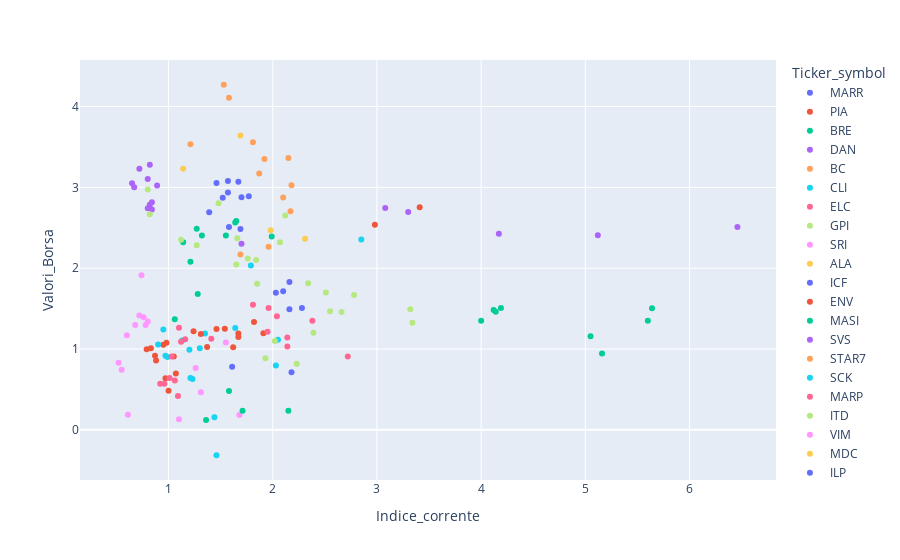

This figure's notebook cell:
### Code cell
fig = px.scatter(df, y="Valori_Borsa", x="Indice_corrente", color='Ticker_symbol')
fig

### Figure 1 — Plotly figure (JSON) as saved in the notebook; plotly's stock layout.template omitted (floating-point values rounded to 4 significant figures)
{"data": [{"hovertemplate": "Ticker_symbol=MARR<br>Indice_corrente=%{x}<br>Valori_Borsa=%{y}<extra></extra>", "legendgroup": "MARR", "marker": {"color": "#636efa", "symbol": "circle"}, "mode": "markers", "name": "MARR", "orientation": "v", "showlegend": true, "type": "scatter", "x": [1.58, 1.57, 1.7, 1.46, 1.67, 1.57, 1.52, 1.77, 1.39, 1.69], "xaxis": "x", "y": [2.51, 2.935, 2.879, 3.054, 3.069, 3.079, 2.871, 2.889, 2.691, 2.485], "yaxis": "y"}, {"hovertemplate": "Ticker_symbol=PIA<br>Indice_corrente=%{x}<br>Valori_Borsa=%{y}<extra></extra>", "legendgroup": "PIA", "marker": {"color": "#EF553B", "symbol": "circle"}, "mode": "markers", "name": "PIA", "orientation": "v", "showlegend": true, "type": "scatter", "x": [0.98, 0.95, 0.79, 0.83, 0.97, 0.87, 1, 1.07, 1.05, 0.88], "xaxis": "x", "y": [1.077, 1.052, 0.9962, 1.008, 0.6392, 0.9179, 0.4837, 0.6981, 0.9066, 0.857], "yaxis": "y"}, {"hovertemplate": "Ticker_symbol=BRE<br>Indice_corrente=%{x}<br>Valori_Borsa=%{y}<extra></extra>", "legendgroup": "BRE", "marker": {"color": "#00cc96", "symbol": "circle"}, "mode": "markers", "name": "BRE", "orientation": "v", "showlegend": true, "type": "scatter", "x": [1.55, 1.64, 1.99, 1.32, 1.14, 1.65, 1.27, 1.21, 1.28, 1.06], "xaxis": "x", "y": [2.403, 2.564, 2.393, 2.404, 2.32, 2.585, 2.489, 2.08, 1.682, 1.368], "yaxis": "y"}, {"hovertemplate": "Ticker_symbol=DAN<br>Indice_corrente=%{x}<br>Valori_Borsa=%{y}<extra></extra>", "legendgroup": "DAN", "marker": {"color": "#ab63fa", "symbol": "circle"}, "mode": "markers", "name": "DAN", "orientation": "v", "showlegend": true, "type": "scatter", "x": [0.8, 0.82, 0.84, 0.84, 0.82, 0.65, 0.89, 0.8, 0.67, 0.72], "xaxis": "x", "y": [3.105, 3.279, 2.727, 2.815, 2.785, 3.052, 3.024, 2.741, 3.0, 3.231], "yaxis": "y"}, {"hovertemplate": "Ticker_symbol=BC<br>Indice_corrente=%{x}<br>Valori_Borsa=%{y}<extra></extra>", "legendgroup": "BC", "marker": {"color": "#FFA15A", "symbol": "circle"}, "mode": "markers", "name": "BC", "orientation": "v", "showlegend": true, "type": "scatter", "x": [1.53, 1.58, 1.21, 1.81, 1.92, 2.15, 2.18, 2.17, 2.1, 1.87], "xaxis": "x", "y": [4.27, 4.108, 3.533, 3.559, 3.35, 3.364, 3.027, 2.703, 2.874, 3.171], "yaxis": "y"}, {"hovertemplate": "Ticker_symbol=CLI<br>Indice_corrente=%{x}<br>Valori_Borsa=%{y}<extra></extra>", "legendgroup": "CLI", "marker": {"color": "#19d3f3", "symbol": "circle"}, "mode": "markers", "name": "CLI", "orientation": "v", "showlegend": true, "type": "scatter", "x": [0.9, 0.95, 0.99, 0.97, 1.3, 1.64, 1.13, 1.35, 1.2, 1.21], "xaxis": "x", "y": [1.054, 1.241, 0.9002, 0.9163, 1.008, 1.258, 1.105, 1.193, 0.9895, 0.6419], "yaxis": "y"}, {"hovertemplate": "Ticker_symbol=ELC<br>Indice_corrente=%{x}<br>Valori_Borsa=%{y}<extra></extra>", "legendgroup": "ELC", "marker": {"color": "#FF6692", "symbol": "circle"}, "mode": "markers", "name": "ELC", "orientation": "v", "showlegend": true, "type": "scatter", "x": [1.16, 1.1, 1.41, 1.12, 1.09, 1.03, 1.06, 1.01, 0.92, 0.96], "xaxis": "x", "y": [1.12, 1.264, 1.127, 1.089, 0.4187, 0.9083, 0.6098, 0.6419, 0.5704, 0.571], "yaxis": "y"}, {"hovertemplate": "Ticker_symbol=GPI<br>Indice_corrente=%{x}<br>Valori_Borsa=%{y}<extra></extra>", "legendgroup": "GPI", "marker": {"color": "#B6E880", "symbol": "circle"}, "mode": "markers", "name": "GPI", "orientation": "v", "showlegend": true, "type": "scatter", "x": [2.12, 1.48, 1.84, 1.65, 1.76, 1.66, 2.07, 1.27, 1.21, 1.04], "xaxis": "x", "y": [2.653, 2.803, 2.102, 2.046, 2.121, 2.37, 2.322, 2.282, null, null], "yaxis": "y"}, {"hovertemplate": "Ticker_symbol=SRI<br>Indice_corrente=%{x}<br>Valori_Borsa=%{y}<extra></extra>", "legendgroup": "SRI", "marker": {"color": "#FF97FF", "symbol": "circle"}, "mode": "markers", "name": "SRI", "orientation": "v", "showlegend": true, "type": "scatter", "x": [0.61, 0.55, 0.52, 0.6, 0.68, 0.74, 0.78, 0.8, 0.76, 0.72], "xaxis": "x", "y": [0.1865, 0.7443, 0.8286, 1.169, 1.297, 1.911, 1.297, 1.341, 1.394, 1.415], "yaxis": "y"}, {"hovertemplate": "Ticker_symbol=ALA<br>Indice_corrente=%{x}<br>Valori_Borsa=%{y}<extra></extra>", "legendgroup": "ALA", "marker": {"color": "#FECB52", "symbol": "circle"}, "mode": "markers", "name": "ALA", "orientation": "v", "showlegend": true, "type": "scatter", "x": [1.98, 2.31, 1.61, 1.27, 1.17, 1.09, 1.24, 1.4, 1.33, 1.59], "xaxis": "x", "y": [2.468, 2.366, null, null, null, null, null, null, null, null], "yaxis": "y"}, {"hovertemplate": "Ticker_symbol=ICF<br>Indice_corrente=%{x}<br>Valori_Borsa=%{y}<extra></extra>", "legendgroup": "ICF", "marker": {"color": "#636efa", "symbol": "circle"}, "mode": "markers", "name": "ICF", "orientation": "v", "showlegend": true, "type": "scatter", "x": [2.1, 2.16, 2.03, 2.37, 2.27, 1.9, 2.07, 1.7, 1.36, 1.07], "xaxis": "x", "y": [1.716, 1.828, 1.697, null, null, null, null, null, null, null], "yaxis": "y"}, {"hovertemplate": "Ticker_symbol=ENV<br>Indice_corrente=%{x}<br>Valori_Borsa=%{y}<extra></extra>", "legendgroup": "ENV", "marker": {"color": "#EF553B", "symbol": "circle"}, "mode": "markers", "name": "ENV", "orientation": "v", "showlegend": true, "type": "scatter", "x": [1.67, 1.82, 1.91, 1.24, 1.31, 1.46, 1.62, 1.37, 1.54, 1.67], "xaxis": "x", "y": [1.191, 1.335, 1.194, 1.221, 1.185, 1.247, 1.022, 1.026, 1.25, 1.15], "yaxis": "y"}, {"hovertemplate": "Ticker_symbol=MASI<br>Indice_corrente=%{x}<br>Valori_Borsa=%{y}<extra></extra>", "legendgroup": "MASI", "marker": {"color": "#00cc96", "symbol": "circle"}, "mode": "markers", "name": "MASI", "orientation": "v", "showlegend": true, "type": "scatter", "x": [4.19, 4, 5.16, 5.05, 5.6, 5.64, 4.14, 4.12, 3.51, 3.47], "xaxis": "x", "y": [1.506, 1.348, 0.9439, 1.157, 1.348, 1.504, 1.461, 1.482, null, null], "yaxis": "y"}, {"hovertemplate": "Ticker_symbol=SVS<br>Indice_corrente=%{x}<br>Valori_Borsa=%{y}<extra></extra>", "legendgroup": "SVS", "marker": {"color": "#ab63fa", "symbol": "circle"}, "mode": "markers", "name": "SVS", "orientation": "v", "showlegend": true, "type": "scatter", "x": [1.7, 1.9, 1.22, 1.12, 1.07, 0.89, 0.94, 0.87, 0.92, 0.92], "xaxis": "x", "y": [2.302, null, null, null, null, null, null, null, null, null], "yaxis": "y"}, {"hovertemplate": "Ticker_symbol=STAR7<br>Indice_corrente=%{x}<br>Valori_Borsa=%{y}<extra></extra>", "legendgroup": "STAR7", "marker": {"color": "#FFA15A", "symbol": "circle"}, "mode": "markers", "name": "STAR7", "orientation": "v", "showlegend": true, "type": "scatter", "x": [1.69, 1.96, 1.9, 1.26, 1.25, 1.33, 1.31, 1.29, 1.35, 1.43], "xaxis": "x", "y": [2.168, 2.265, null, null, null, null, null, null, null, null], "yaxis": "y"}, {"hovertemplate": "Ticker_symbol=SCK<br>Indice_corrente=%{x}<br>Valori_Borsa=%{y}<extra></extra>", "legendgroup": "SCK", "marker": {"color": "#19d3f3", "symbol": "circle"}, "mode": "markers", "name": "SCK", "orientation": "v", "showlegend": true, "type": "scatter", "x": [1.79, 2.85, 2.05, 1.44, 1.46, 0.98, 1.08, 1.01, 0.88, 0.89], "xaxis": "x", "y": [2.033, 2.356, 1.115, 0.157, -0.3147, null, null, null, null, null], "yaxis": "y"}, {"hovertemplate": "Ticker_symbol=MARP<br>Indice_corrente=%{x}<br>Valori_Borsa=%{y}<extra></extra>", "legendgroup": "MARP", "marker": {"color": "#FF6692", "symbol": "circle"}, "mode": "markers", "name": "MARP", "orientation": "v", "showlegend": true, "type": "scatter", "x": [2.04, 1.81, 2.14, 1.96, 1.69, 1.67, 1.45, 1.51, 1.14, 1.13], "xaxis": "x", "y": [1.406, 1.548, 1.03, 1.509, null, null, null, null, null, null], "yaxis": "y"}, {"hovertemplate": "Ticker_symbol=ITD<br>Indice_corrente=%{x}<br>Valori_Borsa=%{y}<extra></extra>", "legendgroup": "ITD", "marker": {"color": "#B6E880", "symbol": "circle"}, "mode": "markers", "name": "ITD", "orientation": "v", "showlegend": true, "type": "scatter", "x": [0.82, 0.8, 1.12, 1.85, 2.02, 0.81, 0.85, 0.84, 1.41, 1.47], "xaxis": "x", "y": [2.667, 2.973, 2.351, 1.808, 1.099, null, null, null, null, null], "yaxis": "y"}, {"hovertemplate": "Ticker_symbol=VIM<br>Indice_corrente=%{x}<br>Valori_Borsa=%{y}<extra></extra>", "legendgroup": "VIM", "marker": {"color": "#FF97FF", "symbol": "circle"}, "mode": "markers", "name": "VIM", "orientation": "v", "showlegend": true, "type": "scatter", "x": [1.1, 1.31, 1.68, 1.26, 1.55, 1.26, 1.24, 1.29, 1.23, 1.31], "xaxis": "x", "y": [0.131, 0.4637, 0.1823, 0.7655, 1.082, null, null, null, null, null], "yaxis": "y"}, {"hovertemplate": "Ticker_symbol=MDC<br>Indice_corrente=%{x}<br>Valori_Borsa=%{y}<extra></extra>", "legendgroup": "MDC", "marker": {"color": "#FECB52", "symbol": "circle"}, "mode": "markers", "name": "MDC", "orientation": "v", "showlegend": true, "type": "scatter", "x": [1.14, 1.69, 1.03, 0.8, 0.82, 0.76, 0.94, 0.92, 1.04, 1.01], "xaxis": "x", "y": [3.229, 3.64, null, null, null, null, null, null, null, null], "yaxis": "y"}, {"hovertemplate": "Ticker_symbol=ILP<br>Indice_corrente=%{x}<br>Valori_Borsa=%{y}<extra></extra>", "legendgroup": "ILP", "marker": {"color": "#636efa", "symbol": "circle"}, "mode": "markers", "name": "ILP", "orientation": "v", "showlegend": true, "type": "scatter", "x": [2.16, 2.28, 2.18, 1.61, 1.25, 1.76, 1.5, 1.48, 1.58, 1.53], "xaxis": "x", "y": [1.491, 1.509, 0.7129, 0.7793, null, null, null, null, null, null], "yaxis": "y"}, {"hovertemplate": "Ticker_symbol=CFL<br>Indice_corrente=%{x}<br>Valori_Borsa=%{y}<extra></extra>", "legendgroup": "CFL", "marker": {"color": "#EF553B", "symbol": "circle"}, "mode": "markers", "name": "CFL", "orientation": "v", "showlegend": true, "type": "scatter", "x": [2.98, 3.41, 1.74, 1.39, 1.38, 1.38, 1.43, 1.45, 1.47, 1.4], "xaxis": "x", "y": [2.537, 2.755, null, null, null, null, null, null, null, null], "yaxis": "y"}, {"hovertemplate": "Ticker_symbol=FCM<br>Indice_corrente=%{x}<br>Valori_Borsa=%{y}<extra></extra>", "legendgroup": "FCM", "marker": {"color": "#00cc96", "symbol": "circle"}, "mode": "markers", "name": "FCM", "orientation": "v", "showlegend": true, "type": "scatter", "x": [1.36, 2.15, 1.71, 1.58, 1.07, 0.84, 0.71, 0.75, 0.76, 0.62], "xaxis": "x", "y": [0.1222, 0.2351, 0.2351, 0.4793, null, null, null, null, null, null], "yaxis": "y"}, {"hovertemplate": "Ticker_symbol=FVI<br>Indice_corrente=%{x}<br>Valori_Borsa=%{y}<extra></extra>", "legendgroup": "FVI", "marker": {"color": "#ab63fa", "symbol": "circle"}, "mode": "markers", "name": "FVI", "orientation": "v", "showlegend": true, "type": "scatter", "x": [3.08, 3.3, 6.46, 4.17, 5.12, 2.82, 3.21, 2.75, 2.19, 2.29], "xaxis": "x", "y": [2.744, 2.695, 2.51, 2.425, 2.406, null, null, null, null, null], "yaxis": "y"}, {"hovertemplate": "Ticker_symbol=PLT<br>Indice_corrente=%{x}<br>Valori_Borsa=%{y}<extra></extra>", "legendgroup": "PLT", "marker": {"color": "#FFA15A", "symbol": "circle"}, "mode": "markers", "name": "PLT", "orientation": "v", "showlegend": true, "type": "scatter", "x": [1.16, 0.96, 2.35, 0.9, 0.67, 0.67, 1.32, 1.64, 1.44, 1.2], "xaxis": "x", "y": [null, null, null, null, null, null, null, null, null, null], "yaxis": "y"}, {"hovertemplate": "Ticker_symbol=LDB<br>Indice_corrente=%{x}<br>Valori_Borsa=%{y}<extra></extra>", "legendgroup": "LDB", "marker": {"color": "#19d3f3", "symbol": "circle"}, "mode": "markers", "name": "LDB", "orientation": "v", "showlegend": true, "type": "scatter", "x": [1.23, 2.03, 1.78, 1.32, 1.13, 1.02, 0.91, 1.15, 0.82, 1.03], "xaxis": "x", "y": [0.6291, 0.7953, null, null, null, null, null, null, null, null], "yaxis": "y"}, {"hovertemplate": "Ticker_symbol=FOS<br>Indice_corrente=%{x}<br>Valori_Borsa=%{y}<extra></extra>", "legendgroup": "FOS", "marker": {"color": "#FF6692", "symbol": "circle"}, "mode": "markers", "name": "FOS", "orientation": "v", "showlegend": true, "type": "scatter", "x": [1.95, 2.38, 2.72, 2.14, 1.04, 1.43, 1.68, 1.62, 1.34, 1.32], "xaxis": "x", "y": [1.212, 1.351, 0.9083, 1.143, null, null, null, null, null, null], "yaxis": "y"}, {"hovertemplate": "Ticker_symbol=BAN<br>Indice_corrente=%{x}<br>Valori_Borsa=%{y}<extra></extra>", "legendgroup": "BAN", "marker": {"color": "#B6E880", "symbol": "circle"}, "mode": "markers", "name": "BAN", "orientation": "v", "showlegend": true, "type": "scatter", "x": [2.51, 2.34, 2.66, 2.78, 3.32, 3.34, 2.39, 2.55, 2.23, 1.93], "xaxis": "x", "y": [1.699, 1.815, 1.459, 1.668, 1.493, 1.324, 1.201, 1.468, 0.8162, 0.8862], "yaxis": "y"}], "layout": {"legend": {"title": {"text": "Ticker_symbol"}, "tracegroupgap": 0}, "margin": {"t": 60}, "xaxis": {"anchor": "y", "domain": [0, 1], "title": {"text": "Indice_corrente"}}, "yaxis": {"anchor": "x", "domain": [0, 1], "title": {"text": "Valori_Borsa"}}}}
